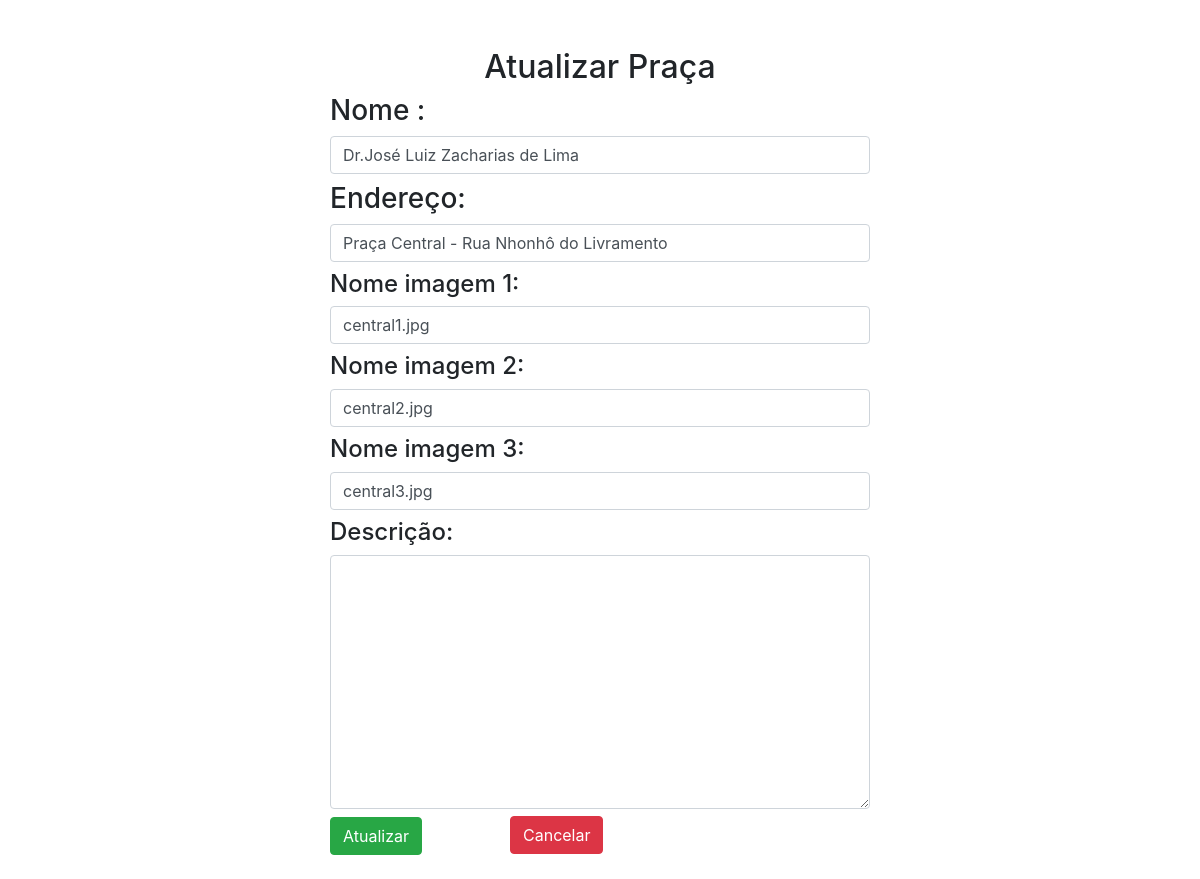
The page /updatepraca/2 (signed in) on the database as committed earlier.
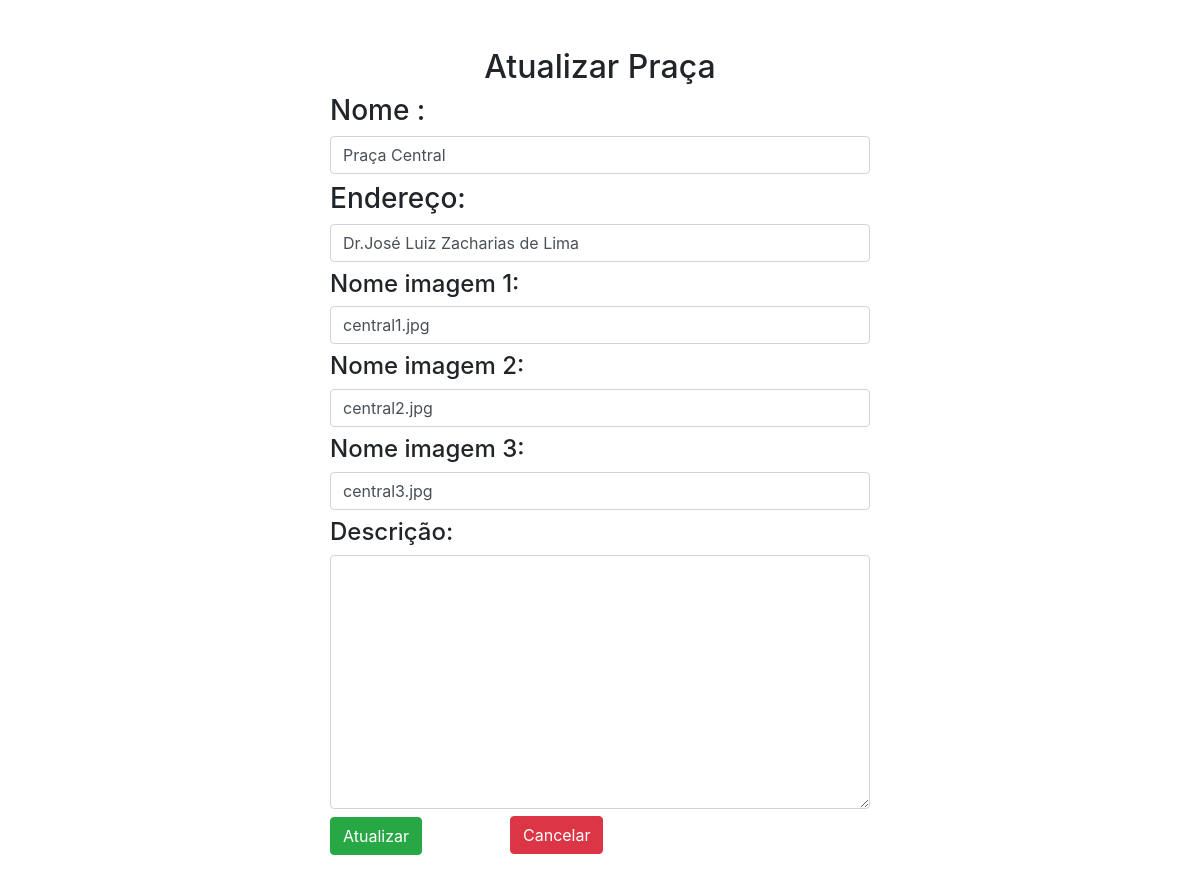
The same page on the database as committed later.
### app_arbo/trees/models.py (models this page shows)
class Praca(db.Model):
    id=db.Column(db.Integer,primary_key=True)
    name=db.Column(db.String(30),nullable=False,unique=True)
    end=db.Column(db.String(100),nullable=False,unique=False)
    desc=db.Column(db.String(500),nullable=False,unique=False)
    image_1=db.Column(db.String(30),nullable=False,unique=True)
    image_2=db.Column(db.String(30),nullable=False,unique=True)
    image_3=db.Column(db.String(30),nullable=False,unique=True)

### app_arbo/trees/rotas.py (the view, shortened to what this page needs)
@app.route('/updatepraca/<int:id>', methods=['GET', 'POST'])
def updatepraca(id):
    if 'email' not in session:
        flash(f'Favor faça seu login no sistema.', 'success')
        return redirect(url_for('login'))
    updatepraca = Praca.query.get_or_404(id)
    praca = request.form.get('praca')
    end = request.form.get('end')
    desc = request.form.get('desc')
    image_1 = request.form.get('image_1')
    image_2 = request.form.get('image_2')
    image_3 = request.form.get('image_3')
    return render_template('/trees/updatepraca.html', title='Atualizar praça',updatepraca=updatepraca)

### app_arbo/templates/trees/updatepraca.html (shortened to what this page needs)
{% extends "layouts.html" %}
{% block content %}
<div class="container">
    <div class="row">
        <div class="col-md-3"></div>
        <div class="col-md-6">
            {% if updatepraca %}
            <h2 class="text-center mt-5">Atualizar Praça</h2>
            <form action="" method="POST">
                <h3 class="text-nowrap mt-2">Nome :</h3>
                <input type="text" name="praca" class="form-control" value="{{updatepraca.name}}">
                <h3 class="text-nowrap mt-2">Endereço:</h3>
                <input type="text" name="end" class="form-control" value="{{updatepraca.end}}">
                <h4 class="text-nowrap mt-2">Nome imagem 1:</h4>
                <input type="text" name="image_1" class="form-control" value="{{updatepraca.image_1}}">
                <h4 class="text-nowrap mt-2">Nome imagem 2:</h4>
                <input type="text" name="image_2" class="form-control" value="{{updatepraca.image_2}}">
                <h4 class="text-nowrap mt-2">Nome imagem 3:</h4>
                <input type="text" name="image_3" class="form-control" value="{{updatepraca.image_3}}">
                <h4 class="text-nowrap mt-2">Descrição:</h4>
                <textarea name="desc" rows="10" cols="70" minlength="00" maxlength="490" class="form-control">{{updatepraca.desc}}</textarea>
                <input type="submit" value="Atualizar" class="btn btn-success mt-2">
            </form>
            <a href="{{url_for('pracas')}}" class="btn btn-danger" style="margin-top: -67px; margin-left: 180px;">Cancelar</a>
            {% endif %}
        </div>
        <div class="col-md-3"></div>
    </div>
</div>
{% endblock content %}

Rows that differ between the two databases and show on the page:
changed Praca "Dr.José Luiz Zacharias de Lima": praca "Dr.José Luiz Zacharias de Lima" → "Praça Central"; end "Praça Central - Rua Nhonhô do Livramento" → "Dr.José Luiz Zacharias de Lima"
